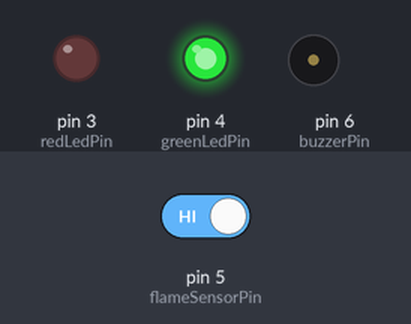
Bench run of a sketch on a simulated Arduino Uno, built with avr-gcc and run on an emulated ATmega328P. Parts: output pins drawn as LEDs (lit = HIGH), buzzer (waves = sounding, pin HIGH). The inputs (shaded band) are chosen by the test bench; at power-on: pin 5 (flameSensorPin) HIGH.

Above: at 1.2 s.
1.3 s: pin 5 (flameSensorPin) driven LOW
At 2.4 s:
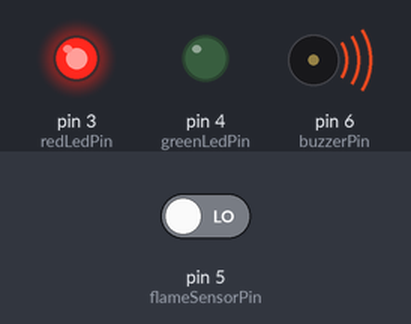
2.9 s: pin 5 (flameSensorPin) driven HIGH
At 3.6 s:
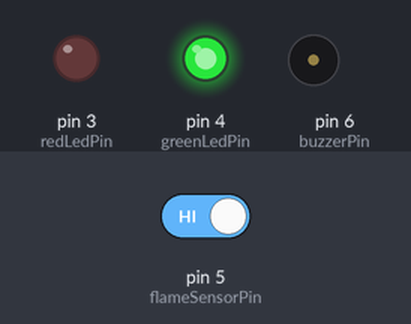
Timing chart, 0 to 5.9 s (numbered marks = the images above; inputs shaded):
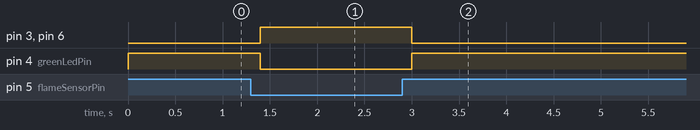

The sketch:

Arduino_Flame_Detector.ino
```cpp
const int flameSensorPin = 5;      // Digital input from flame sensor
const int redLedPin = 3;           // Red LED for fire alert
const int greenLedPin = 4;         // Green LED for safe status
const int buzzerPin = 6;           // Buzzer for fire alert

void setup() {
  pinMode(flameSensorPin, INPUT);
  pinMode(redLedPin, OUTPUT);
  pinMode(greenLedPin, OUTPUT);
  pinMode(buzzerPin, OUTPUT);
}

void loop() {
  int flameDetected = digitalRead(flameSensorPin);

  if (flameDetected == LOW) {
    // Fire detected
    digitalWrite(redLedPin, HIGH);
    digitalWrite(greenLedPin, LOW);
    digitalWrite(buzzerPin, HIGH);
  } else {
    // No fire
    digitalWrite(redLedPin, LOW);
    digitalWrite(greenLedPin, HIGH);
    digitalWrite(buzzerPin, LOW);
  }

  delay(200); // Small delay for stability
}
```

Measured:
- after the input at 1.3 s, pin 3 (redLedPin), pin 6 (buzzerPin): LOW → HIGH after 0.10 s; pin 4 (greenLedPin): HIGH → LOW after 0.10 s
- after the input at 2.9 s, pin 3 (redLedPin), pin 6 (buzzerPin): HIGH → LOW after 0.10 s; pin 4 (greenLedPin): LOW → HIGH after 0.10 s
